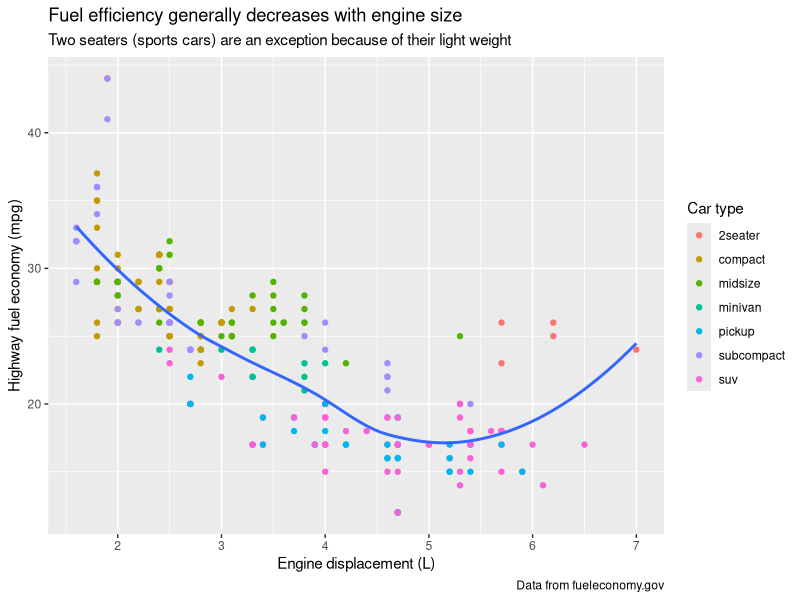
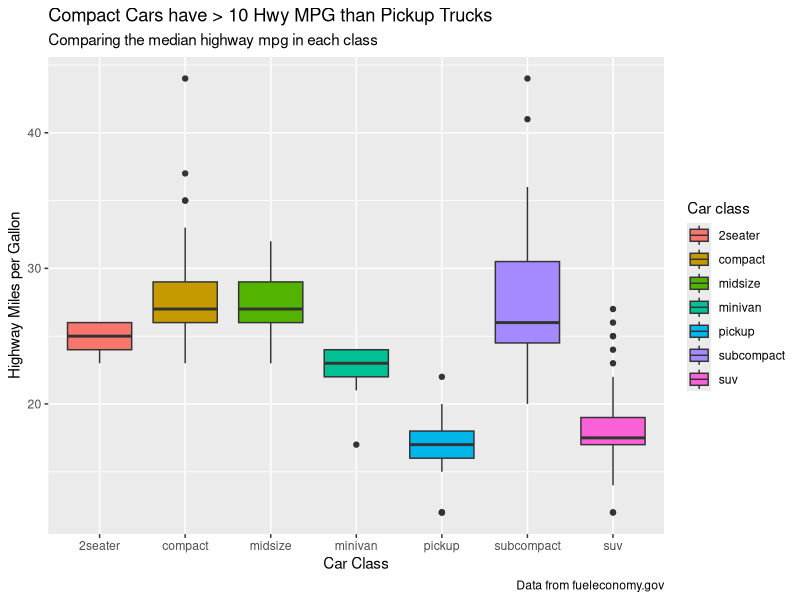

Source code (R) for these figures, in order: (Note: this script raises an error after producing the figures.)
## ---- chunk 1
library(tidyverse)           # for ggplot2 and mpg
library(ggrepel)             # for smart label placement
library(patchwork)           # for combining plots
library(scales)              # for axis formatting
## ---- chunk 2
ggplot(mpg, aes(x = displ, y = hwy)) +
  geom_point(aes(color = class)) +
  geom_smooth(se = FALSE) +
  labs(
    x = "Engine displacement (L)",
    y = "Highway fuel economy (mpg)",
    color = "Car type",
    title = "Fuel efficiency generally decreases with engine size",
    subtitle = "Two seaters (sports cars) are an exception because of their light weight",
    caption = "Data from fueleconomy.gov"
  )
## ---- chunk 3
ggplot(
  data = mpg,
  mapping = aes(x = class, y = hwy, fill = class)) +
  geom_boxplot() + 
  labs(
    title = "Compact Cars have > 10 Hwy MPG than Pickup Trucks",
    subtitle = "Comparing the median highway mpg in each class",
    caption = "Data from fueleconomy.gov",
    x = "Car Class",
    y = "Highway Miles per Gallon",
    fill = "Car class"
  )
## ---- chunk 4
knitr::include_graphics("images/fueleconomy.png")
## ---- chunk 5
ggplot(mpg, aes(
  x = cty,
  y = hwy,
  color = drv,
  shape = drv
)) +
  geom_point() +
  labs(
    x = "City MPG",
    y = "Highway MPG",
    shape = "Type of\ndrive train",
    color = "Type of\ndrive train"
  )
## ---- chunk 6
label_info <- mpg |>
  group_by(drv) |>
  arrange(desc(displ)) |>
  slice_head(n = 1) |>
  mutate(
    drive_type = case_when(
      drv == "f" ~ "front-wheel drive",
      drv == "r" ~ "rear-wheel drive",
      drv == "4" ~ "4-wheel drive"
    )
  ) |> 
  select(displ, hwy, drv, drive_type)
## ---- chunk 7
ggplot(mpg, aes(x = displ, y = hwy, color = drv)) +
  geom_point(alpha = 0.3) +
  geom_smooth(se = FALSE) +
  geom_text(
    data = label_info,
    aes(x = displ, y = hwy, label = drive_type),
    fontface = "bold",
    size = 5,
    hjust = "right",
    vjust = "bottom"
  ) +
  theme(legend.position = "none")
## ---- chunk 8
ggplot(mpg, aes(x = displ, y = hwy, color = drv)) +
  geom_point(alpha = 0.3) +
  geom_smooth(se = FALSE) +
  geom_label_repel(
    data = label_info,
    aes(x = displ, y = hwy, label = drive_type),
    fontface = "bold",
    size = 5,
    nudge_y = 2
  ) +
  theme(legend.position = "none")
## ---- chunk 9
potential_outliers <- mpg |>
  filter(hwy > 40 | (hwy > 20 & displ > 5))

ggplot(mpg, aes(x = displ, y = hwy)) +
  geom_point() +
  geom_text_repel(data = potential_outliers, aes(label = model)) +
  geom_point(data = potential_outliers, color = "red") +
  geom_point(
    data = potential_outliers,
    color = "red", size = 3, shape = "circle open"
  )
## ---- chunk 10
trend_text <- "Larger engine sizes tend to have lower fuel economy."
## ---- chunk 11
ggplot(mpg, aes(x = displ, y = hwy)) +
  geom_point() +
  annotate(
    geom = "label",
    x = 3.5,
    y = 38,
    label = trend_text,
    hjust = "left",
    color = "red"
  ) +
  annotate(
    geom = "segment",
    x = 3,
    y = 35,
    xend = 5,
    yend = 25,
    color = "red",
    arrow = arrow(type = "closed")
  )
## ---- chunk 12
ggplot(mpg, aes(displ, hwy)) +
  geom_point()
## ---- chunk 13
ggplot(mpg, aes(displ, hwy)) +
  geom_point() +
  annotate(
    geom = "point",
    x = 4,
    y = 30,
    color = "red",
    size = 5,
    shape = 17
  )
## ---- chunk 14
# Label in all facets
label <- tibble(
  displ = Inf,
  hwy = Inf,
  label = "Increasing engine size is related to decreasing fuel economy."
)

ggplot(mpg, aes(displ, hwy)) +
  geom_point() +
  geom_text(
    aes(label = label),
    data = label,
    vjust = "top",
    hjust = "right",
    size = 3
  ) + 
  facet_wrap(~ class)

# Label in one facet only
label_single <- tibble(
  displ = Inf,
  hwy = Inf,
  class = "2seater",
  label = "Increasing engine size is related to decreasing fuel economy."
)

ggplot(mpg, aes(displ, hwy)) +
  geom_point() +
  geom_text(
    aes(label = label),
    data = label_single,
    vjust = "top",
    hjust = "right",
    size = 3
  ) + 
  facet_wrap(~ class)

# Different label in each facet
label_diff <- tibble(
  displ = Inf,
  hwy = Inf,
  class = unique(mpg$class),
  label = paste0("Label for ", class)
)

ggplot(mpg, aes(displ, hwy)) +
  geom_point() +
  geom_text(
    aes(label = label),
    data = label_diff,
    vjust = "top",
    hjust = "right",
    size = 3
  ) + 
  facet_wrap(~ class)
## ---- chunk 15
ggplot(mpg, aes(x = displ, y = hwy)) +
  geom_point(aes(color = class))
## ---- chunk 16
ggplot(mpg, aes(x = displ, y = hwy)) +
  geom_point(aes(color = class)) +
  scale_x_continuous() +
  scale_y_continuous() +
  scale_color_discrete()
## ---- chunk 17
ggplot(mpg, aes(x = displ, y = hwy, color = drv)) +
  geom_point() +
  scale_y_continuous(breaks = seq(15, 40, by = 5))
## ---- chunk 18
# Remove axis labels
ggplot(mpg, aes(x = displ, y = hwy, color = drv)) +
  geom_point() +
  scale_x_continuous(labels = NULL) +
  scale_y_continuous(labels = NULL)
## ---- chunk 19
ggplot(mpg, aes(x = displ, y = hwy, color = drv)) +
  geom_point() +
  scale_color_discrete(labels = NULL)
## ---- chunk 20
base <- ggplot(mpg, aes(x = displ, y = hwy)) +
  geom_point(aes(color = class))

base + theme(legend.position = "right")  # the default
base + theme(legend.position = "left")
base + theme(legend.position = "top")
base + theme(legend.position = "bottom")
base + theme(legend.position = "none")  # remove legend
## ---- chunk 21
# Left: original scale
ggplot(diamonds, aes(x = carat, y = price)) +
  geom_bin2d()
## ---- chunk 22
# Right: log-transformed scale
ggplot(diamonds, aes(x = carat, y = price)) +
  geom_bin2d() +
  scale_x_log10() +
  scale_y_log10()
## ---- chunk 23
# Default colors
ggplot(mpg, aes(x = displ, y = hwy)) +
  geom_point(aes(color = drv))
## ---- chunk 24
# ColorBrewer colors
ggplot(mpg, aes(x = displ, y = hwy)) +
  geom_point(aes(color = drv)) +
  scale_color_brewer(palette = "Set1")
## ---- chunk 25
ggplot(mpg, aes(x = displ, y = hwy)) +
  geom_point(aes(color = drv, shape = drv)) +
  scale_color_brewer(palette = "Set1")
## ---- chunk 26
presidential |>
  mutate(id = 33 + row_number()) |>
  ggplot(aes(x = start, y = id, color = party)) +
  geom_point() +
  geom_segment(aes(xend = end, yend = id)) +
  scale_color_manual(values = c(Republican = "#E81B23", Democratic = "#00AEF3"))
## ---- chunk 27
# Viridis scale
ggplot(mpg, aes(x = displ, y = hwy)) +
  geom_point(aes(color = cty)) +
  scale_color_viridis_c()
## ---- chunk 28
df <- tibble(x = rnorm(10000), y = rnorm(10000))

ggplot(df) +
  geom_point(aes(x = x, y = y, fill = x)) +
  scale_fill_gradient(low = "yellow", high = "red")
## ---- chunk 29
# It does not override the default scale because the colors for the default point shape (19, "filled circle") are set by the `color` aesthetic, not the `fill` aesthetic.

ggplot(df) +
  geom_point(aes(x = x, y = y, color = x)) +
  scale_color_gradient(low = "yellow", high = "red")
## ---- chunk 30
# Using labs()
ggplot(mpg, aes(displ, hwy)) +
  geom_point(aes(color = class)) +
  geom_smooth(se = FALSE) +
  labs(
    x = "Engine displacement (L)",
    y = "Highway fuel economy (mpg)",
    color = "Car type"
  )

# Using scale functions
ggplot(mpg, aes(displ, hwy)) +
  geom_point(aes(color = class)) +
  geom_smooth(se = FALSE) +
  scale_x_continuous("Engine displacement (L)") +
  scale_y_continuous("Highway fuel economy (mpg)") +
  scale_color_discrete("Car type")
## ---- chunk 31
ggplot(diamonds, aes(x = carat, y = price)) +
  geom_point(aes(color = cut), alpha = 1 / 20)
## ---- chunk 32
# The problem with the legend is that the alpha value makes the colors hard to see. 
# So we'll override the alpha value to make the points solid in the legend.

ggplot(diamonds, aes(carat, price)) +
  geom_point(aes(color = cut), alpha = 1 / 20) +
  theme(legend.position = "bottom") +
  guides(color = guide_legend(nrow = 1, override.aes = list(alpha = 1)))
## ---- chunk 33
ggplot(mpg, aes(x = displ, y = hwy)) +
  geom_point(aes(color = class)) +
  geom_smooth(se = FALSE) +
  theme_classic()
## ---- chunk 34
knitr::include_graphics("images/visualization-themes.png")
## ---- chunk 35
ggplot(mpg, aes(x = displ, y = hwy, color = drv)) +
  geom_point() +
  labs(
    title = "Larger engine sizes tend to have lower fuel economy",
    caption = "Source: https://fueleconomy.gov."
  ) +
  theme(
    legend.position = c(0.6, 0.7),
    legend.direction = "horizontal",
    legend.box.background = element_rect(color = "black"),
    plot.title = element_text(face = "bold"),
    plot.title.position = "plot",
    plot.caption.position = "plot",
    plot.caption = element_text(hjust = 0)
  )
## ---- chunk 36
ggplot(mpg, aes(x = displ, y = hwy, color = drv)) +
  geom_point() +
  labs(
    title = "Larger engine sizes tend to have lower fuel economy",
    caption = "Source: https://fueleconomy.gov."
  )
## ---- chunk 37
ggplot(mpg, aes(x = displ, y = hwy, color = drv)) +
  geom_point() +
  labs(
    title = "Larger engine sizes tend to have lower fuel economy",
    caption = "Source: https://fueleconomy.gov."
  ) + 
  theme_minimal()
## ---- chunk 38
ggplot(mpg, aes(x = displ, y = hwy, color = drv)) +
  geom_point() +
  labs(
    title = "Larger engine sizes tend to have lower fuel economy",
    caption = "Source: https://fueleconomy.gov."
  ) + 
  theme_minimal() + 
  theme(axis.text = element_text(color = "blue", face = "bold"))
## ---- chunk 39
p1 <- ggplot(mpg, aes(x = displ, y = hwy)) + 
  geom_point() + 
  labs(title = "Plot 1")

p2 <- ggplot(mpg, aes(x = drv, y = hwy)) + 
  geom_boxplot() + 
  labs(title = "Plot 2")

# Place side-by-side with +
p1 + p2
## ---- chunk 40
# Stack vertically with /
p1 / p2
## ---- chunk 41
p3 <- ggplot(mpg, aes(x = cty, y = hwy)) +
  geom_point() +
  labs(title = "Plot 3")

# p1 and p3 side-by-side, then p2 below
(p1 + p3) / p2
## ---- chunk 42
(p1 + p2) / p3 +
  plot_annotation(
    title = "Fuel economy analysis",
    subtitle = "Exploring the mpg dataset",
    caption = "Data from fueleconomy.gov"
  )
## ---- chunk 43
p1 <- ggplot(mpg, aes(x = displ, y = hwy)) +
  geom_point() +
  labs(title = "Plot 1")

p2 <- ggplot(mpg, aes(x = drv, y = hwy)) +
  geom_boxplot() +
  labs(title = "Plot 2")

p3 <- ggplot(mpg, aes(x = cty, y = hwy)) +
  geom_point() +
  labs(title = "Plot 3")

(p1 + p3) / p2
## ---- chunk 44
# Without parentheses:
p1 + p3 / p2

# This plots p1 in the left half, and p3/p2 stacked in the right half.
# This happens because `/` takes precedence over `+`, like in mathematics: 
# 3 + 4/5 vs. (3 + 4)/5
## ---- chunk 45
p1 / (p2 + p3)
